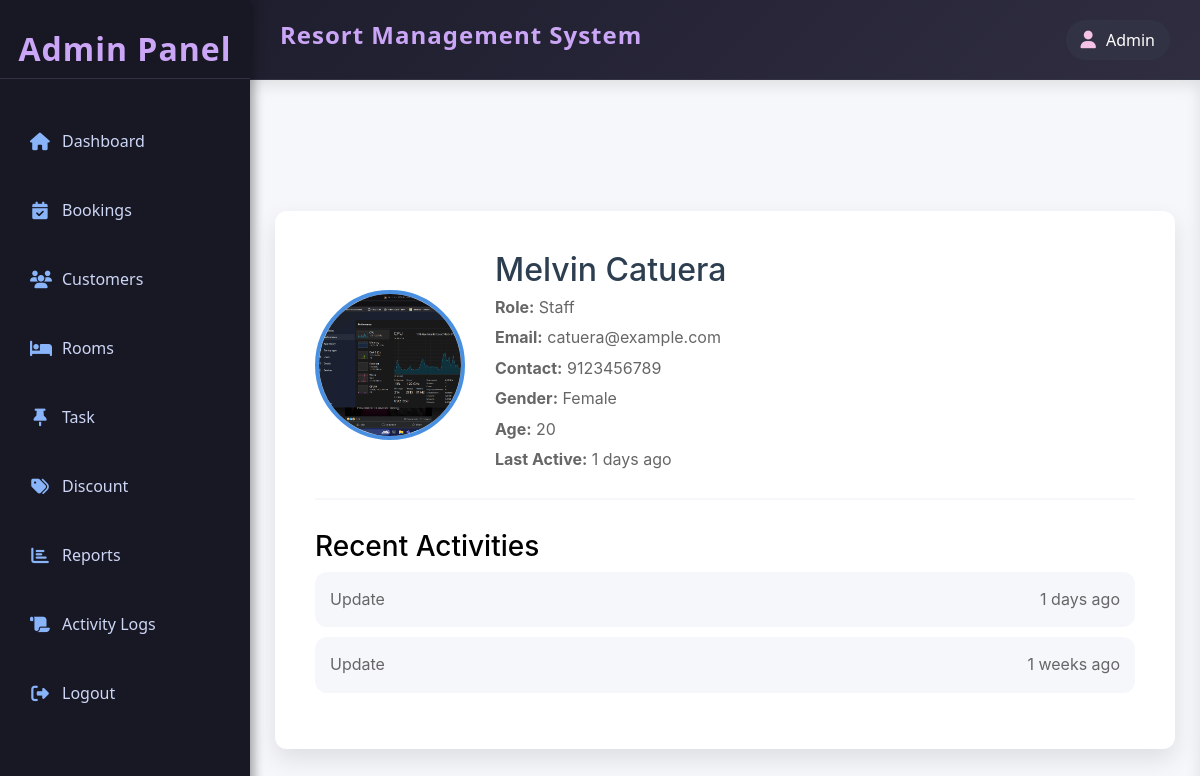
Before: /admin/customer/view.php?id=12 (signed in) with the older database file.
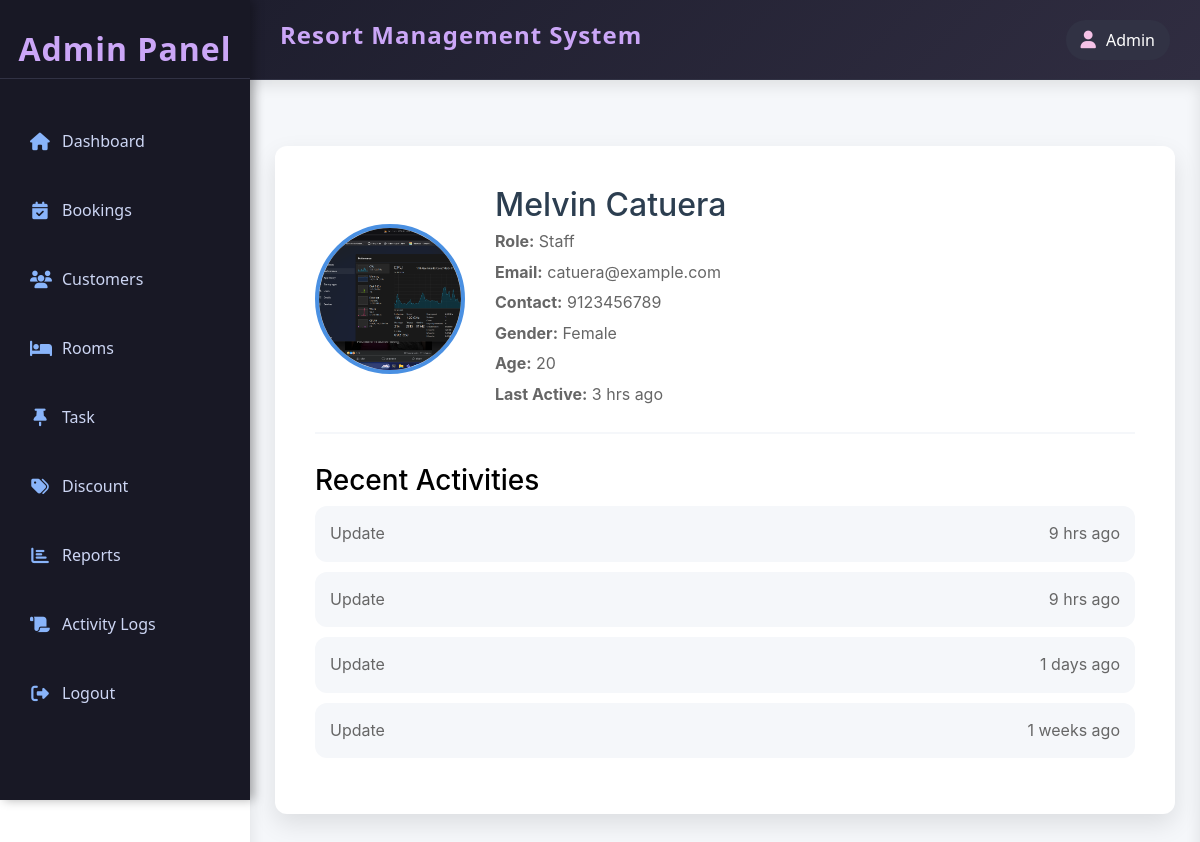
After: the same page with the newer database file.
### tables this page shows
CREATE TABLE IF NOT EXISTS `user` (
  `user_id` int(11) NOT NULL AUTO_INCREMENT,
  `account_id` int(11) NOT NULL,
  `fname` varchar(50) NOT NULL,
  `lname` varchar(50) NOT NULL,
  `age` int(11) NOT NULL,
  `gender` enum('male','female') NOT NULL,
  `contact` varchar(15) NOT NULL,
  `profile_img` varchar(255) NOT NULL,
  PRIMARY KEY (`user_id`),
  UNIQUE KEY `name` (`fname`),
  UNIQUE KEY `contact` (`contact`),
  KEY `user_account_fk` (`account_id`),
  KEY `unique_fullname` (`fname`,`lname`)
);

CREATE TABLE IF NOT EXISTS `account` (
  `account_id` int(11) NOT NULL AUTO_INCREMENT,
  `username` varchar(50) NOT NULL,
  `password` varchar(50) NOT NULL,
  `role` enum('user','admin','staff') NOT NULL,
  `last_active` datetime DEFAULT NULL,
  `created_at` timestamp NOT NULL DEFAULT current_timestamp(),
  `updated_at` timestamp NULL DEFAULT NULL,
  `deleted_at` datetime DEFAULT NULL,
  PRIMARY KEY (`account_id`)
);

CREATE TABLE IF NOT EXISTS `account_notification` (
  `cnotif_id` int(11) NOT NULL AUTO_INCREMENT,
  `account_id` int(11) NOT NULL,
  `account_notification` enum('create','update') NOT NULL,
  `Date` datetime NOT NULL DEFAULT current_timestamp(),
  PRIMARY KEY (`cnotif_id`),
  KEY `account_notification_fk` (`account_id`)
);

### admin/customer/view.php (the view, shortened to what this page needs)
<?php
include('../../resources/database/config.php');
include ('../includes/template.php');
$id = $_GET['id'];
$sql1 = "SELECT * FROM user INNER JOIN account USING(account_id) WHERE account_id=?";
$stmt1 = mysqli_prepare($conn, $sql1);
mysqli_stmt_bind_param($stmt1, 'i', $id);
mysqli_stmt_execute($stmt1);
$result1 = mysqli_stmt_get_result($stmt1);
$user = mysqli_fetch_assoc($result1);
$sql2 = "SELECT * FROM account_notification WHERE account_id=? ORDER BY Date DESC";
$stmt2 = mysqli_prepare($conn, $sql2);
mysqli_stmt_bind_param($stmt2, 'i', $id);
mysqli_stmt_execute($stmt2);
$result2 = mysqli_stmt_get_result($stmt2);
$activities = mysqli_fetch_all($result2, MYSQLI_ASSOC);
function timeAgo($datetime) {
    $timestamp = strtotime($datetime);
    $current_time = time();
    $diff = $current_time - $timestamp;
    if ($diff < 60) {
        return "just now";
    } elseif ($diff < 3600) {
        return floor($diff / 60) . " mins ago";
    } elseif ($diff < 86400) {
        return floor($diff / 3600) . " hrs ago";
    } elseif ($diff < 7 * 86400) {
        return floor($diff / 86400) . " days ago";
    } elseif ($diff < 30 * 86400) {
        return floor($diff / (7 * 86400)) . " weeks ago";
    } elseif ($diff < 365 * 86400) {
        return floor($diff / (30 * 86400)) . " months ago";
    } else {
        return floor($diff / (365 * 86400)) . " years ago";
    }
}
?>
<!DOCTYPE html>
<html lang="en">
<head>
    <link rel="stylesheet" href="https://cdn.jsdelivr.net/npm/bootstrap@5.3.0/dist/css/bootstrap.min.css">
    <link rel="stylesheet" href="https://cdnjs.cloudflare.com/ajax/libs/font-awesome/6.4.2/css/all.min.css">
</head>
<body>
    <div class="content">
        <div class="profile-container">
            <div class="profile-header">
                <div class="profile-photo-container">
                    <img src="../../resources/assets/images/<?php echo $user['profile_img']; ?>" alt="Profile Photo" class="profile-photo">
                </div>
                <div class="profile-info">
                    <h2><?php echo $user['fname'] . " " . $user['lname']; ?></h2>
                    <p><strong>Role:</strong> <?php echo ucfirst($user['role']); ?></p>
                    <p><strong>Email:</strong> <?php echo $user['username']; ?></p>
                    <p><strong>Contact:</strong> <?php echo $user['contact']; ?></p>
                    <p><strong>Gender:</strong> <?php echo ucfirst($user['gender']); ?></p>
                    <p><strong>Age:</strong> <?php echo $user['age']; ?></p>
                    <p><strong>Last Active:</strong> <?php echo timeAgo($user['last_active']); ?></p>
                </div>
            </div>
            <h3>Recent Activities</h3>
            <ul class="activity-list">
                <?php foreach ($activities as $activity): ?>
                    <li>
                        <span><?php echo ucfirst($activity['account_notification']); ?></span>
                        <span><?php echo timeAgo($activity['Date']); ?></span>
                    </li>
                <?php endforeach; ?>
            </ul>
        </div>
    </div>
</body>
</html>

### admin/includes/template.php (shortened to what this page needs)
<!DOCTYPE html>
<html lang="en">
<head>
    <link rel="stylesheet" href="https://cdnjs.cloudflare.com/ajax/libs/font-awesome/6.4.2/css/all.min.css">
    <link rel="stylesheet" href="https://cdn.jsdelivr.net/npm/bootstrap@5.3.0/dist/css/bootstrap.min.css">
</head>
<body>
    <div class="sidebar">
        <h2>Admin Panel</h2>
        <ul>
            <li><a href="http:/resort-ms/admin/index.php"><i class="fas fa-home"></i> Dashboard</a></li>
            <li><a href="http:/resort-ms/admin/booking/index.php?switch="><i class="fas fa-calendar-check"></i> Bookings</a></li>
            <li><a href="http:/resort-ms/admin/customer/index.php"><i class="fas fa-users"></i> Customers</a></li>
            <li><a href="http:/resort-ms/admin/rooms/index.php"><i class="fas fa-bed"></i> Rooms</a></li>
            <li><a href="http:/resort-ms/admin/task/task_assigned_list.php"><i class="fas fa-thumbtack"></i>Task</a></li>
            <li><a href="http:/resort-ms/admin/discount/index.php"><i class="fas fa-tags"></i> Discount</a></li>
            <li><a href="http:/resort-ms/admin/reports/index.php"><i class="fas fa-chart-bar"></i> Reports</a></li>
            <li><a href="http:/resort-ms/admin/activity_logs/index.php"><i class="fas fa-scroll"></i> Activity Logs</a></li>
            <li><a href="http:/resort-ms/logout.php"><i class="fas fa-sign-out-alt"></i> Logout</a></li>
        </ul>
    </div>
    <div class="header">
        <h2>Resort Management System</h2>
        <div class="admin-info">
            <i class="fas fa-user"></i> Admin
        </div>
    </div>
</body>
</html>

### admin/includes/template.php (style rules this page uses)
body { display: grid; grid-template-columns: 250px 100px 100px auto; grid-template-rows: 80px 100px auto 100px; height: 100vh; margin: 0; font-family: 'Segoe UI', Tahoma, Geneva, Verdana, sans-serif; background: #1E1E2E; color: #E0E0E0; }
.sidebar { grid-row: 1 / 5; background: #181825; color: white; padding: 20px 0; position: fixed; height: 100vh; width: 250px; box-shadow: 4px 0 10px rgba(0, 0, 0, 0.3); transition: all 0.3s ease; }
.sidebar h2 { text-align: center; margin-bottom: 30px; padding: 10px; color: #CBA6F7; font-weight: 600; letter-spacing: 1px; border-bottom: 1px solid #313244; }
.sidebar ul { list-style: none; padding-left: 0; }
.sidebar ul li { padding: 8px 15px; margin-bottom: 5px; }
.sidebar ul li a { color: #CDD6F4; text-decoration: none; display: flex; align-items: center; padding: 12px 15px; border-radius: 8px; transition: all 0.3s; margin-right: 15px; }
.sidebar ul li a i { margin-right: 12px; width: 20px; text-align: center; font-size: 1.1em; color: #89B4FA; }
.header { grid-column: 2 / 5; grid-row: 1/2; background: linear-gradient(135deg, #1E1E2E 0%, #302D41 100%); display: flex; align-items: center; justify-content: space-between; padding: 0 30px; color: white; box-shadow: 0 4px 10px rgba(0, 0, 0, 0.1); border-bottom: 1px solid #313244; }
.header h2 { font-weight: 600; font-size: 1.5rem; color: #CBA6F7; letter-spacing: 1px; }
.admin-info { display: flex; align-items: center; background: #313244; padding: 8px 15px; border-radius: 50px; font-weight: 500; transition: all 0.3s; }
.admin-info i { margin-right: 10px; color: #F5C2E7; font-size: 1.1em; }
.content { grid-column: 2 / 5; grid-row: 2 / 5; width: 100%; padding: 20px; background: #1E1E2E; box-shadow: inset 0 5px 15px rgba(0, 0, 0, 0.1); color: black; }

### admin/customer/view.php (style rules this page uses)
:root { --primary-color: #4a90e2; --secondary-color: #f5f7fa; --text-color: #2c3e50; --border-radius: 12px; }
.content { background-color: var(--secondary-color); font-family: 'Inter', -apple-system, BlinkMacSystemFont, 'Segoe UI', Roboto, Oxygen, Ubuntu, Cantarell, 'Open Sans', 'Helvetica Neue', sans-serif; display: flex; justify-content: center; align-items: center; min-height: 100vh; margin: 0; padding: 15px; line-height: 1.6; }
.profile-container { background-color: white; border-radius: var(--border-radius); box-shadow: 0 10px 25px rgba(0, 0, 0, 0.1); width: 100%; max-width: 900px; padding: 40px; transition: all 0.3s ease; }
.profile-header { display: flex; align-items: center; margin-bottom: 30px; padding-bottom: 20px; border-bottom: 2px solid var(--secondary-color); }
.profile-photo-container { position: relative; width: 150px; height: 150px; margin-right: 30px; }
.profile-photo { width: 100%; height: 100%; object-fit: cover; border-radius: 50%; border: 4px solid var(--primary-color); }
.profile-info { flex-grow: 1; }
.profile-info h2 { margin: 0; color: var(--text-color); }
.profile-info p { margin: 5px 0; color: #666; }
.activity-list { list-style: none; padding: 0; }
.activity-list li { background-color: var(--secondary-color); border-radius: var(--border-radius); padding: 15px; margin-bottom: 10px; display: flex; justify-content: space-between; align-items: center; }
.activity-list li span { color: #666; }

Changed rows visible on the page:
changed through a linked row, user "Melvin": account.last_active "1 days ago" → "3 hrs ago"
added account_notification: account_notification "Update", Date "9 hrs ago"
added account_notification: account_notification "Update", Date "9 hrs ago"
